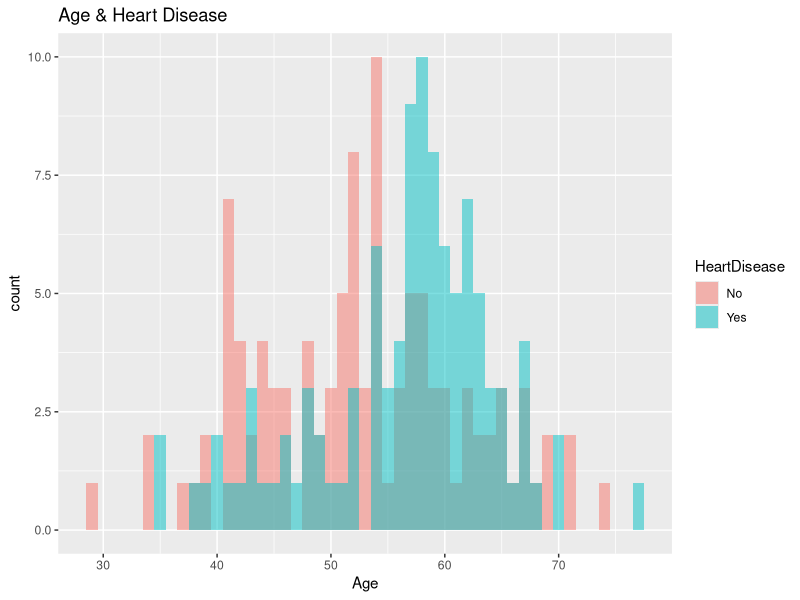
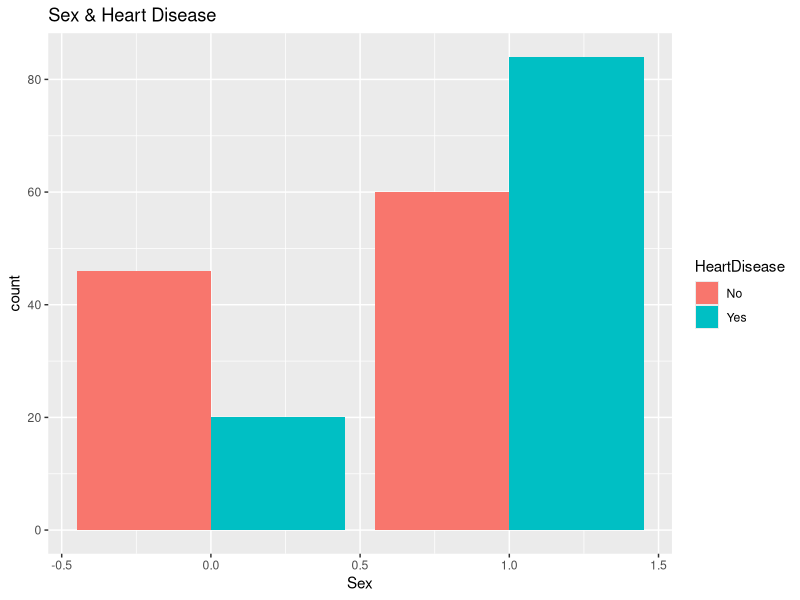
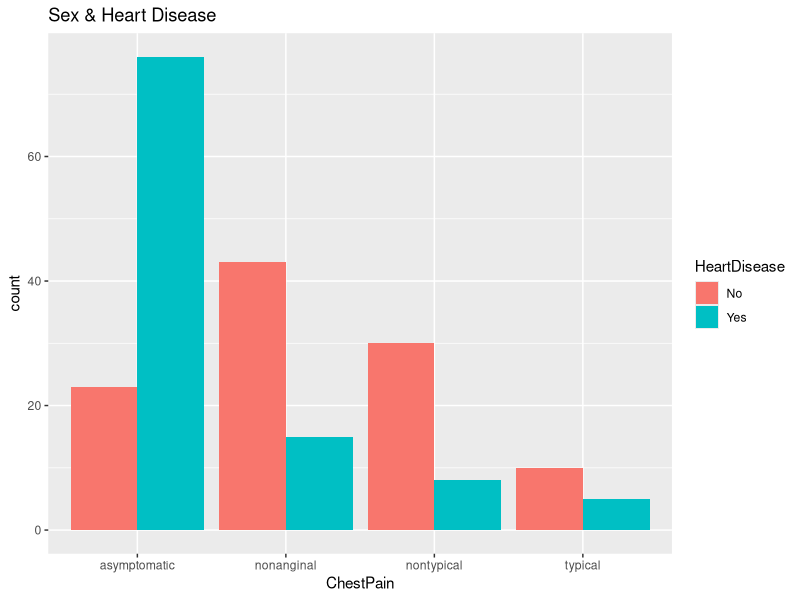
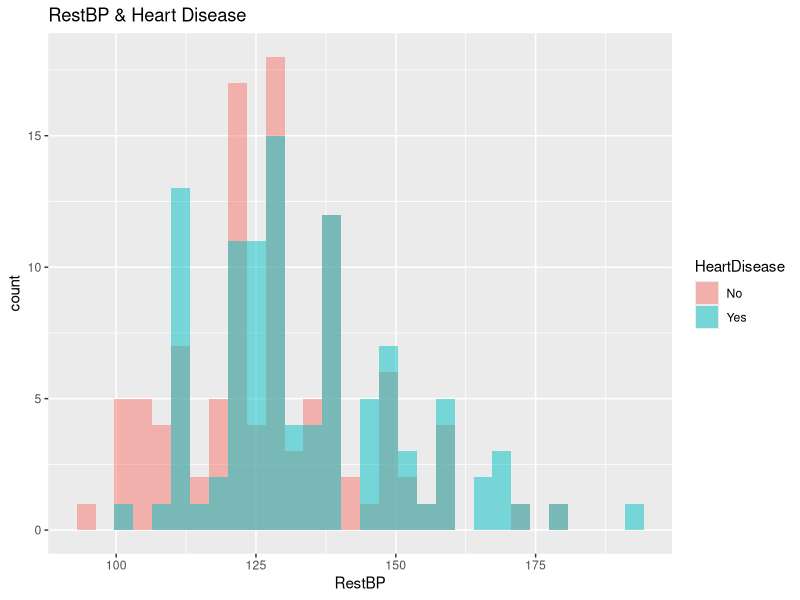
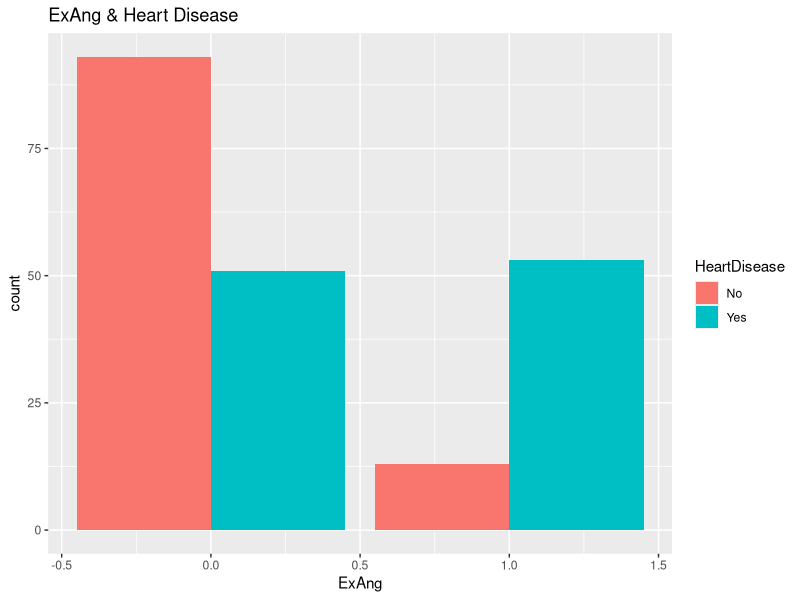
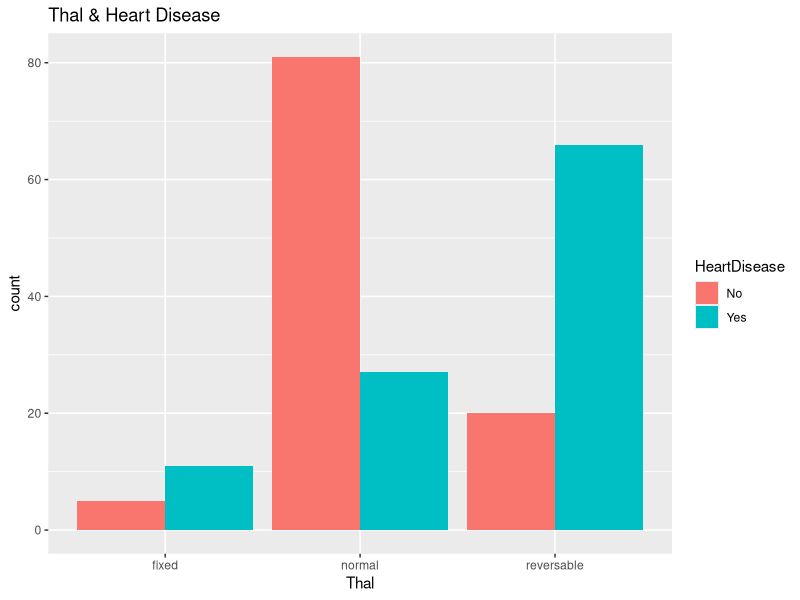

The R source for these figures, in order: (Note: this script raises an error after producing the figures.)
## ---- chunk 1
library(ggplot2)
library(gam)
library(boot)

# Function to compute k-fold cross-validation accuracy for a given classification model
cv_accuracy = function(data, param_val, k) {
  # Input: 
  #   'model' - a fitted classification model
  #   'data' - data frame with training data set used to fit the model
  #   'k' - number of folds for CV
  # Output:
  #   'cv_accuracy' - cross-validation accuracy for the model
  
  num_param = length(param_val) # Number of parameters
  cv_acc = rep(0., num_param)
  
  # Iterate over parameter values
  for(i in 1:num_param){
    gam_formula <- as.formula(sprintf("HeartDisease ~ s(Age, spar=%1$f) + Sex + s(RestBP,spar=%1$f) + ExAng + ChestPain + Thal", param_val[i]))
    model <- gam(gam_formula, family = binomial(link = "logit"), data = data)
    acc <- 1 - cv.glm(data, model, K = k)$delta[1]
    cv_acc[i] <- acc
  }
  return(cv_acc)
}

## ---- chunk 2
# Load data
train_dataset1 <- read.table("dataset_1_train.txt",header = TRUE, sep = ",")
test_dataset1 <- read.table("dataset_1_test.txt",header = TRUE, sep = ",")

# Plot and visualize Age
ggplot(train_dataset1, mapping = aes(x = Age , fill = HeartDisease)) + geom_histogram(binwidth=1, alpha=.5, position="identity") + ggtitle("Age & Heart Disease")
## ---- chunk 3
# Plot and visualize Sex
ggplot(train_dataset1, mapping = aes(x = Sex, fill = HeartDisease)) + geom_bar(position = "dodge") + ggtitle("Sex & Heart Disease")
## ---- chunk 4
# Plot and visualize Chest Pain
ggplot(train_dataset1, mapping = aes(x = ChestPain, fill = HeartDisease)) + geom_bar(position = "dodge") + ggtitle("Sex & Heart Disease")
## ---- chunk 5
# Plot and visualize RestBP
ggplot(train_dataset1, mapping = aes(x = RestBP, fill = HeartDisease)) + geom_histogram( alpha=.5, position="identity") + ggtitle("RestBP & Heart Disease")
## ---- chunk 6
# Plot and visualize ExAng
ggplot(train_dataset1, mapping = aes(x = ExAng, fill = HeartDisease)) + geom_bar(position = "dodge") + ggtitle("ExAng & Heart Disease")
## ---- chunk 7
# Plot and visualize Thal
ggplot(train_dataset1, mapping = aes(x = Thal, fill = HeartDisease)) + geom_bar(position = "dodge") + ggtitle("Thal & Heart Disease")
## ---- chunk 8
# Tune smoothing parameter through k-fold cross validation
spar_to_validate <- c(1.:100.)/100.
gam_cv_scores <- cv_accuracy(train_dataset1, spar_to_validate, 5)
spar_gam_max_parameter <- spar_to_validate[which.max(gam_cv_scores)]
ggplot(data = data.frame(parameter = spar_to_validate, parameter_score = gam_cv_scores), aes(x = parameter, y = parameter_score, group = 1)) + geom_line() + geom_point() + ggtitle(sprintf("Smoothing Cross Validation | Max Parameter: %.2f", spar_gam_max_parameter))

## ---- chunk 9
gam_formula <- as.formula(sprintf("HeartDisease ~ s(Age, spar=%1$f) + Sex + s(RestBP,spar=%1$f) + ExAng + ChestPain + Thal", spar_gam_max_parameter))

model.gams <- gam(gam_formula, family = binomial(link = "logit"), data = train_dataset1)

pred.gams <- predict(model.gams, newdata = test_dataset1, type = "response")
cm.gams <- as.matrix(table(Actual = test_dataset1$HeartDisease, Predicted = pred.gams>.5))
accuracy.gams <- sum(diag(cm.gams))/ sum(cm.gams)

print(sprintf("GAM Model Classification Accuracy: %.4f", accuracy.gams))
## ---- chunk 10
plot.gam(model.gams, se = TRUE, terms = c(sprintf("s(Age, spar = %.2f)",spar_gam_max_parameter), sprintf("s(RestBP, spar = %.2f)",spar_gam_max_parameter)))
## ---- chunk 11
model.gami <- gam(HeartDisease ~ 1, family = binomial(link = "logit"), data = train_dataset1)
anova(model.gams, model.gami, test = "Chi")
## ---- chunk 12
model.gamcat <- gam(HeartDisease ~ Sex + ChestPain + ExAng + Thal, family = binomial(link = "logit"), data = train_dataset1)
anova(model.gams, model.gamcat, test = "Chi")
## ---- chunk 13
model.gamlin <- gam(HeartDisease ~ Age + Sex + ChestPain + RestBP + ExAng + Thal, family = binomial(link = "logit"), data = train_dataset1)
anova(model.gams, model.gamlin, test = "Chi")
## ---- chunk 14
gdppercapita_dataset <- read.table("malaria_data/global-gdppercapita-byYear.csv",header = TRUE, sep = ",")
